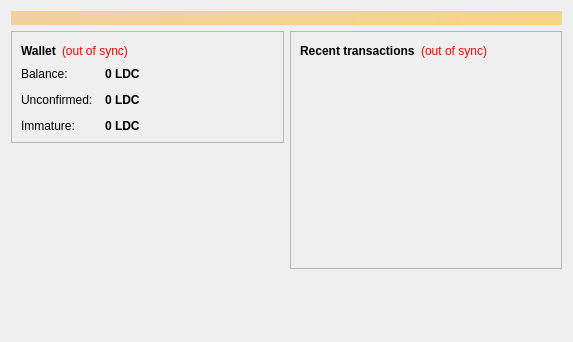
<?xml version="1.0" encoding="UTF-8"?>
<ui version="4.0">
 <class>OverviewPage</class>
 <widget class="QWidget" name="OverviewPage">
  <property name="geometry">
   <rect>
    <x>0</x>
    <y>0</y>
    <width>573</width>
    <height>342</height>
   </rect>
  </property>
  <property name="windowTitle">
   <string>Form</string>
  </property>
  <layout class="QVBoxLayout" name="topLayout">
   <item>
    <widget class="QLabel" name="labelAlerts">
     <property name="visible">
      <bool>false</bool>
     </property>
     <property name="styleSheet">
      <string notr="true">background-color: qlineargradient(x1: 0, y1: 0, x2: 1, y2: 0, stop:0 #F0D0A0, stop:1 #F8D488); color:#000000;</string>
     </property>
     <property name="wordWrap">
      <bool>true</bool>
     </property>
     <property name="margin">
      <number>3</number>
     </property>
    </widget>
   </item>
   <item>
    <layout class="QHBoxLayout" name="horizontalLayout" stretch="1,1">
     <item>
      <layout class="QVBoxLayout" name="verticalLayout_2">
       <item>
        <widget class="QFrame" name="frame">
         <property name="frameShape">
          <enum>QFrame::StyledPanel</enum>
         </property>
         <property name="frameShadow">
          <enum>QFrame::Raised</enum>
         </property>
         <layout class="QVBoxLayout" name="verticalLayout_4">
          <item>
           <layout class="QHBoxLayout" name="horizontalLayout_4">
            <item>
             <widget class="QLabel" name="label_5">
              <property name="font">
               <font>
                <weight>75</weight>
                <bold>true</bold>
               </font>
              </property>
              <property name="text">
               <string>Wallet</string>
              </property>
             </widget>
            </item>
            <item>
             <widget class="QLabel" name="labelWalletStatus">
              <property name="toolTip">
               <string>The displayed information may be out of date. Your wallet automatically synchronizes with the Litedevcoin network after a connection is established, but this process has not completed yet.</string>
              </property>
              <property name="styleSheet">
               <string notr="true">QLabel { color: red; }</string>
              </property>
              <property name="text">
               <string notr="true">(out of sync)</string>
              </property>
              <property name="alignment">
               <set>Qt::AlignLeading|Qt::AlignLeft|Qt::AlignVCenter</set>
              </property>
             </widget>
            </item>
            <item>
             <spacer name="horizontalSpacer_2">
              <property name="orientation">
               <enum>Qt::Horizontal</enum>
              </property>
              <property name="sizeHint" stdset="0">
               <size>
                <width>40</width>
                <height>20</height>
               </size>
              </property>
             </spacer>
            </item>
           </layout>
          </item>
          <item>
           <layout class="QFormLayout" name="formLayout_2">
            <property name="fieldGrowthPolicy">
             <enum>QFormLayout::AllNonFixedFieldsGrow</enum>
            </property>
            <property name="horizontalSpacing">
             <number>12</number>
            </property>
            <property name="verticalSpacing">
             <number>12</number>
            </property>
            <item row="0" column="0">
             <widget class="QLabel" name="label">
              <property name="text">
               <string>Balance:</string>
              </property>
             </widget>
            </item>
            <item row="0" column="1">
             <widget class="QLabel" name="labelBalance">
              <property name="font">
               <font>
                <weight>75</weight>
                <bold>true</bold>
               </font>
              </property>
              <property name="cursor">
               <cursorShape>IBeamCursor</cursorShape>
              </property>
              <property name="toolTip">
               <string>Your current balance</string>
              </property>
              <property name="text">
               <string notr="true">0 LDC</string>
              </property>
              <property name="textInteractionFlags">
               <set>Qt::LinksAccessibleByMouse|Qt::TextSelectableByKeyboard|Qt::TextSelectableByMouse</set>
              </property>
             </widget>
            </item>
            <item row="1" column="0">
             <widget class="QLabel" name="label_3">
              <property name="text">
               <string>Unconfirmed:</string>
              </property>
             </widget>
            </item>
            <item row="1" column="1">
             <widget class="QLabel" name="labelUnconfirmed">
              <property name="font">
               <font>
                <weight>75</weight>
                <bold>true</bold>
               </font>
              </property>
              <property name="cursor">
               <cursorShape>IBeamCursor</cursorShape>
              </property>
              <property name="toolTip">
               <string>Total of transactions that have yet to be confirmed, and do not yet count toward the current balance</string>
              </property>
              <property name="text">
               <string notr="true">0 LDC</string>
              </property>
              <property name="textInteractionFlags">
               <set>Qt::LinksAccessibleByMouse|Qt::TextSelectableByKeyboard|Qt::TextSelectableByMouse</set>
              </property>
             </widget>
            </item>
            <item row="2" column="0">
             <widget class="QLabel" name="labelImmatureText">
              <property name="text">
               <string>Immature:</string>
              </property>
             </widget>
            </item>
            <item row="2" column="1">
             <widget class="QLabel" name="labelImmature">
              <property name="font">
               <font>
                <weight>75</weight>
                <bold>true</bold>
               </font>
              </property>
              <property name="toolTip">
               <string>Mined balance that has not yet matured</string>
              </property>
              <property name="text">
               <string notr="true">0 LDC</string>
              </property>
              <property name="textInteractionFlags">
               <set>Qt::LinksAccessibleByMouse|Qt::TextSelectableByKeyboard|Qt::TextSelectableByMouse</set>
              </property>
             </widget>
            </item>
           </layout>
          </item>
         </layout>
        </widget>
       </item>
       <item>
        <spacer name="verticalSpacer">
         <property name="orientation">
          <enum>Qt::Vertical</enum>
         </property>
         <property name="sizeHint" stdset="0">
          <size>
           <width>20</width>
           <height>40</height>
          </size>
         </property>
        </spacer>
       </item>
      </layout>
     </item>
     <item>
      <layout class="QVBoxLayout" name="verticalLayout_3">
       <item>
        <widget class="QFrame" name="frame_2">
         <property name="frameShape">
          <enum>QFrame::StyledPanel</enum>
         </property>
         <property name="frameShadow">
          <enum>QFrame::Raised</enum>
         </property>
         <layout class="QVBoxLayout" name="verticalLayout">
          <item>
           <layout class="QHBoxLayout" name="horizontalLayout_2">
            <item>
             <widget class="QLabel" name="label_4">
              <property name="text">
               <string>&lt;b&gt;Recent transactions&lt;/b&gt;</string>
              </property>
             </widget>
            </item>
            <item>
             <widget class="QLabel" name="labelTransactionsStatus">
              <property name="toolTip">
               <string>The displayed information may be out of date. Your wallet automatically synchronizes with the Litedevcoin network after a connection is established, but this process has not completed yet.</string>
              </property>
              <property name="styleSheet">
               <string notr="true">QLabel { color: red; }</string>
              </property>
              <property name="text">
               <string notr="true">(out of sync)</string>
              </property>
              <property name="alignment">
               <set>Qt::AlignRight|Qt::AlignTrailing|Qt::AlignVCenter</set>
              </property>
             </widget>
            </item>
            <item>
             <spacer name="horizontalSpacer">
              <property name="orientation">
               <enum>Qt::Horizontal</enum>
              </property>
              <property name="sizeHint" stdset="0">
               <size>
                <width>40</width>
                <height>20</height>
               </size>
              </property>
             </spacer>
            </item>
           </layout>
          </item>
          <item>
           <widget class="QListView" name="listTransactions">
            <property name="styleSheet">
             <string notr="true">QListView { background: transparent; }</string>
            </property>
            <property name="frameShape">
             <enum>QFrame::NoFrame</enum>
            </property>
            <property name="verticalScrollBarPolicy">
             <enum>Qt::ScrollBarAlwaysOff</enum>
            </property>
            <property name="horizontalScrollBarPolicy">
             <enum>Qt::ScrollBarAlwaysOff</enum>
            </property>
            <property name="selectionMode">
             <enum>QAbstractItemView::NoSelection</enum>
            </property>
           </widget>
          </item>
         </layout>
        </widget>
       </item>
       <item>
        <spacer name="verticalSpacer_2">
         <property name="orientation">
          <enum>Qt::Vertical</enum>
         </property>
         <property name="sizeHint" stdset="0">
          <size>
           <width>20</width>
           <height>40</height>
          </size>
         </property>
        </spacer>
       </item>
      </layout>
     </item>
    </layout>
   </item>
  </layout>
 </widget>
 <resources/>
 <connections/>
</ui>
